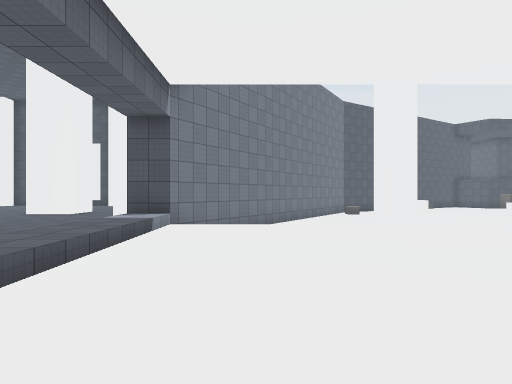
View 1 (above)

24 first-person views from a walk through a Unity game level. The camera is 1.5 m above the floor, looks level and sees 75° across. The floor is counted in squares, 2 m on a side. Each view is taken from the middle of a square. On the plan, view 1 faces up. The plan holds only what a view shows up to about 11 squares ahead; the rest is blank. The place goes on beyond the plan. The player is left out. Some animated figures are not drawn. Surface patterns are stand-ins for the level's own textures.

View 2
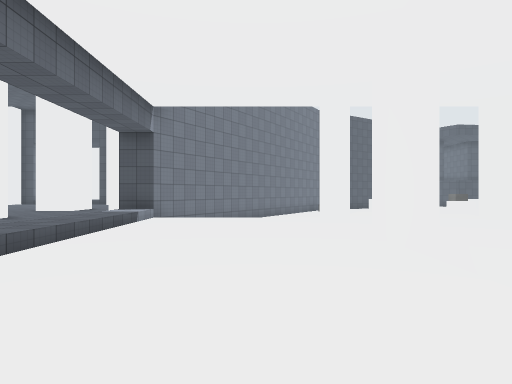

View 3
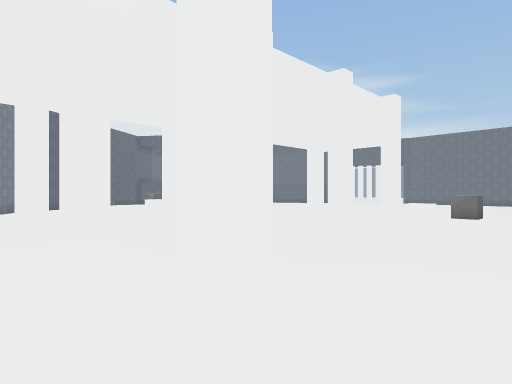

View 4
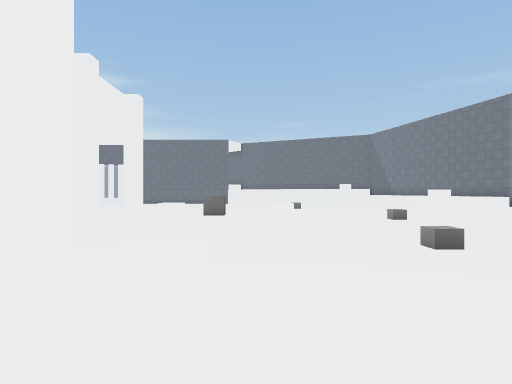

View 5
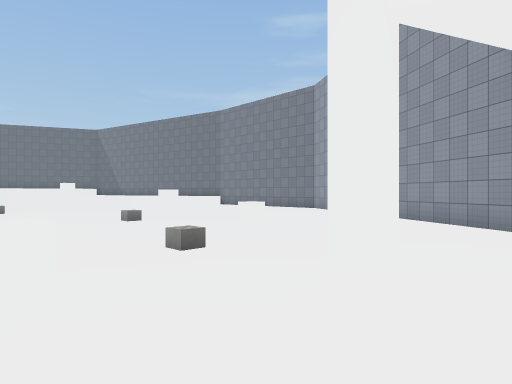

View 6
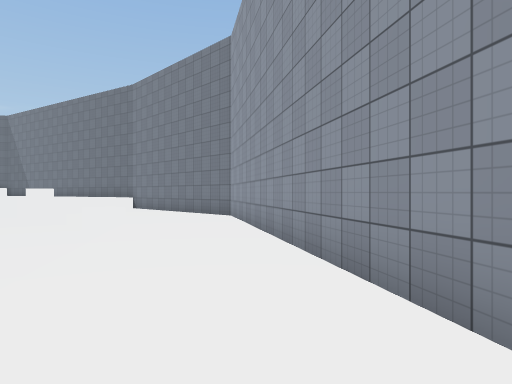

View 7
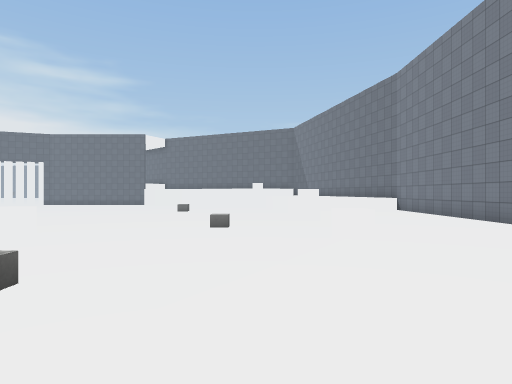

View 8
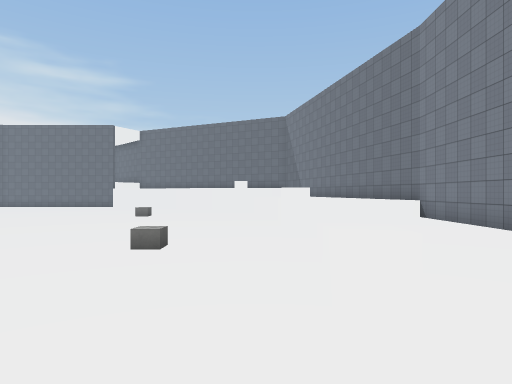

View 9
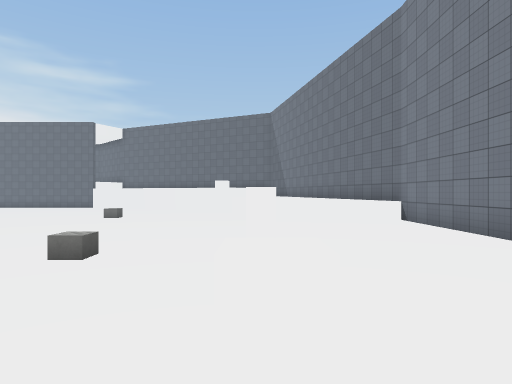

View 10
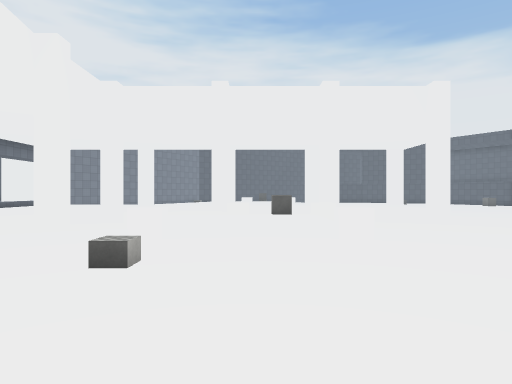

View 11
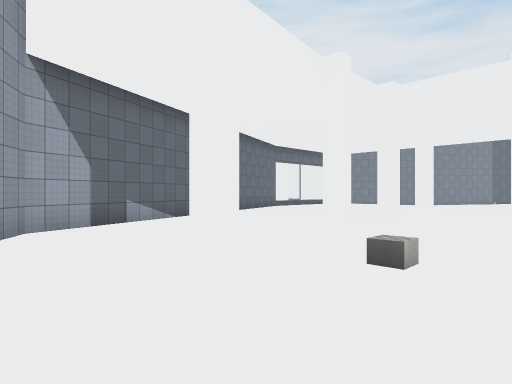

View 12
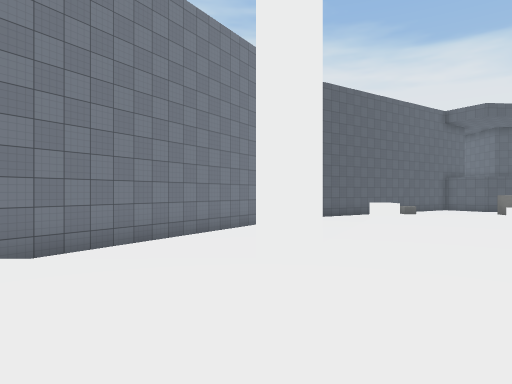

View 13
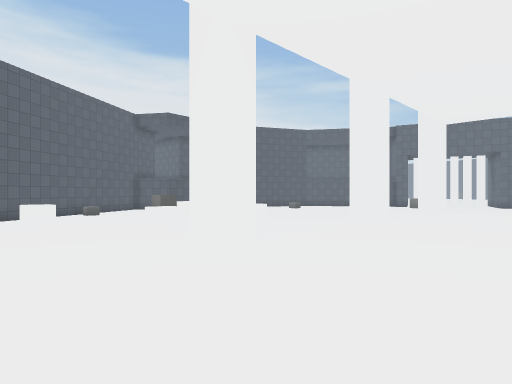

View 14
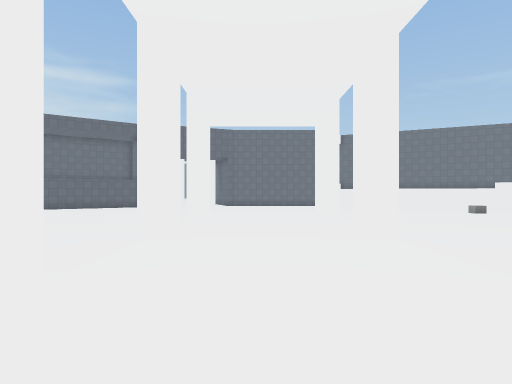

View 15
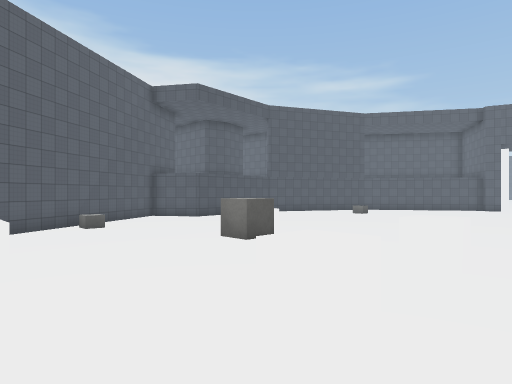

View 16
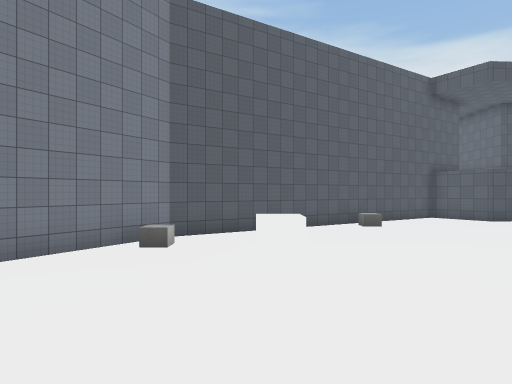

View 17
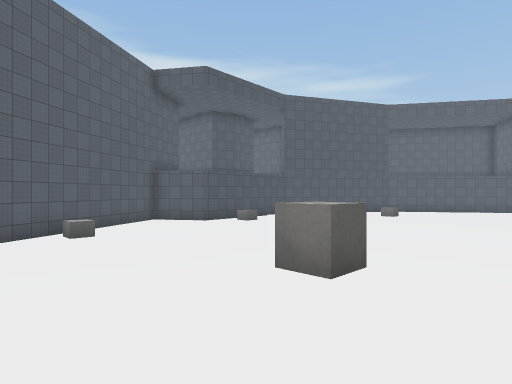

View 18
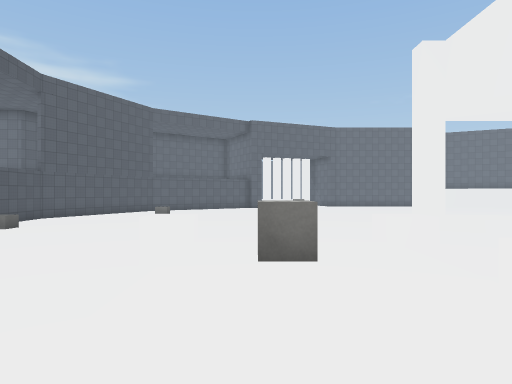

View 19
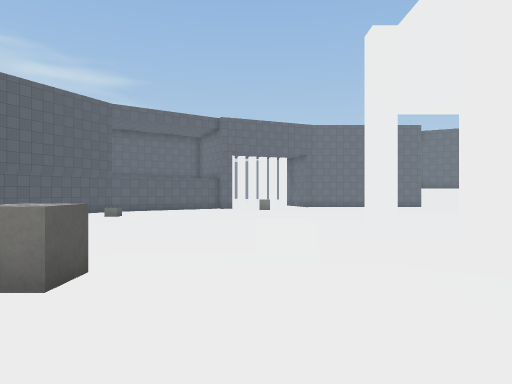

View 20
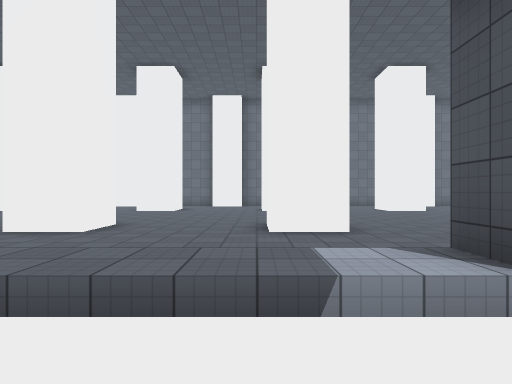

View 21
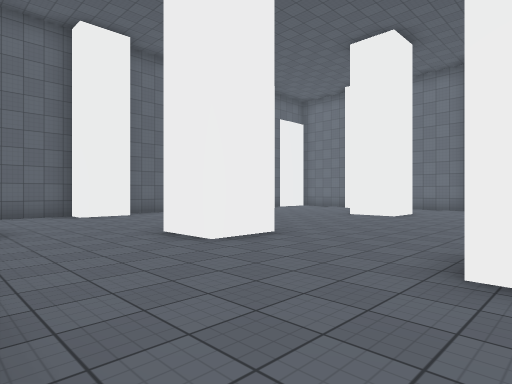

View 22
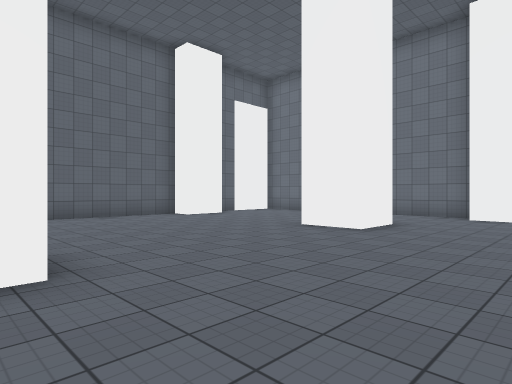

View 23
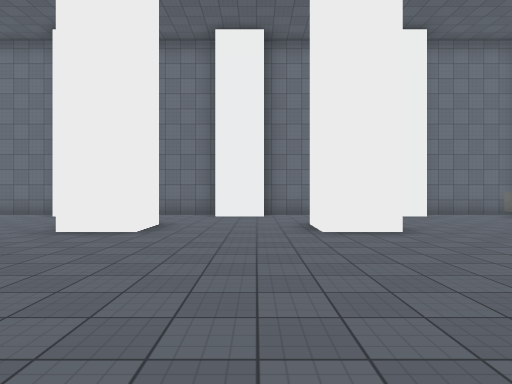

View 24
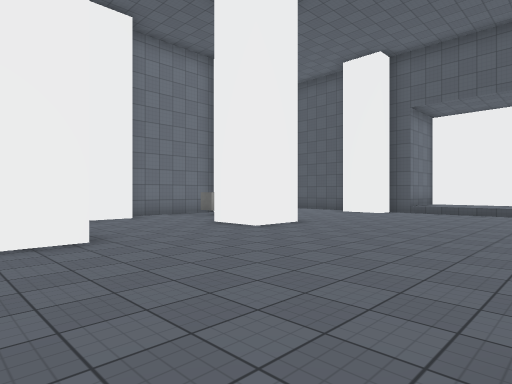

### Floor plan
Key: @ floor where view 1 was taken; # wall or solid block; x gap in a wall; . main floor; : floor 0.5 m higher than the main floor; / step, stairs or slope; ^ raised ledge; v drop or lower ground; C cube.
Columns run from 18 left of view 1 to 20 right of it. Each row starts with its distance up from view 1.
 23                             ###v
 22                            ##vvvv  CC
 21                          ###vCvvvvvvv
 20                         ##vvvvvvvvvvv
 19        ::             ###vvvvvvvvvvvv
 18        //             #vvvvvvvvvvvvvv
 17       ...            ##Cvv vvvvvvvv vv
 16      .....          ##vvvvvvvvvvvvvvvvv
 15     ......          #vvvv^vvvv^vvvvvvvv
 14     ......         ##vvvv...C.v vvvvvvv
 13 #C   .....        ##vvvvv.....v vvvvvv
 12 #.. #.....        #vvv v...^vv^vvvvvvvv
 11 #.............   ##vvv v...vvvvvvvvvv
 10 #.............   #vvvvv....vvvvvvvvvvv
  9 #............. ###    v.... vvvvvvvvvv
  8 #  ........... ##vvvvx....#vvvvxvvvv#v
  7 #   #......#...//...................v
  6 #..............//...................v
  5 #..............//...................
  4 #..............//...................
  3 #..............//....#..   v vvvv
  2 #.. #......#... /....vv.     vvvvvv
  1 #   ...........  ....vv....v  vvvvvv
  0 # .............  .@..v v...^^ ^^vvvv
 -1 #..............   ...xvv......v vvvvv
 -2 #.. ...........    ..vvvv....Cv vvvvv
 -3 #.   ..........    ...vvv.....vvvvvvvv
 -4       .... #..     ...vvv^^vvv^^vvvvvvv
 -5       #### ###      ..vvvvvvvvvvvvvvvvv
 -6                    #..vvvvvvvvvvvvvvvvv
 -7                    #..vvvvCvvvvvvvvvvvv
 -8                    #..#vvvvvvvvvvvvvvvv
 -9                    ##...vvvvvvvvvCvvvvv
-10                     #....vvvvvvvvvvvvvv
-11                     ##.....vvvvvvvvvvvv
-12                      ###.....^^vvvvv#^
-13                        ##...........^^
-14                         ###.........^^
-15                           ##........^^^
-16                            ############

Positions as (right, up) in squares from view 1, and headings:
1: (0, 0), facing up
2: (1, -2), facing up
3: (1, -4), facing up-right
4: (1, -3), facing right
5: (2, -3), facing down-right
6: (3, -9), facing down-right
7: (4, -10), facing right
8: (8, -11), facing right
9: (9, -12), facing right
10: (10, -12), facing up
11: (10, -12), facing up-left
12: (3, 4), facing up
13: (5, 4), facing up-right
14: (6, 6), facing right
15: (7, 10), facing up-right
16: (7, 10), facing up
17: (8, 12), facing up-right
18: (7, 14), facing right
19: (8, 12), facing right
20: (0, 6), facing left
21: (-3, 7), facing down-left
22: (-7, 6), facing down-left
23: (-7, 5), facing left
24: (-8, 6), facing up-left
